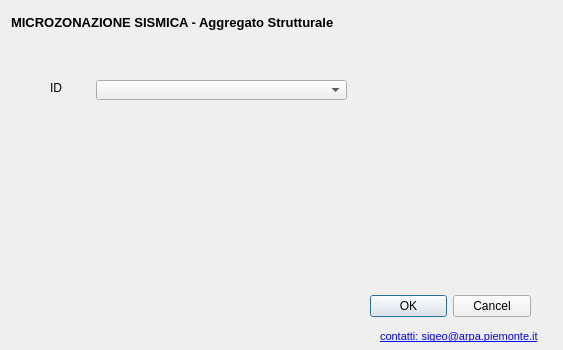
<?xml version="1.0" encoding="UTF-8"?>
<ui version="4.0">
 <class>Dialog</class>
 <widget class="QDialog" name="Dialog">
  <property name="geometry">
   <rect>
    <x>0</x>
    <y>0</y>
    <width>563</width>
    <height>350</height>
   </rect>
  </property>
  <property name="sizePolicy">
   <sizepolicy hsizetype="Fixed" vsizetype="Fixed">
    <horstretch>0</horstretch>
    <verstretch>0</verstretch>
   </sizepolicy>
  </property>
  <property name="minimumSize">
   <size>
    <width>563</width>
    <height>350</height>
   </size>
  </property>
  <property name="font">
   <font>
    <family>Arial</family>
   </font>
  </property>
  <property name="windowTitle">
   <string>Dialog</string>
  </property>
  <widget class="QDialogButtonBox" name="buttonBox">
   <property name="geometry">
    <rect>
     <x>370</x>
     <y>290</y>
     <width>161</width>
     <height>32</height>
    </rect>
   </property>
   <property name="orientation">
    <enum>Qt::Horizontal</enum>
   </property>
   <property name="standardButtons">
    <set>QDialogButtonBox::Cancel|QDialogButtonBox::Ok</set>
   </property>
  </widget>
  <widget class="QLabel" name="label_10">
   <property name="geometry">
    <rect>
     <x>20</x>
     <y>290</y>
     <width>91</width>
     <height>41</height>
    </rect>
   </property>
   <property name="text">
    <string/>
   </property>
   <property name="pixmap">
    <pixmap>resources/arpa.gif</pixmap>
   </property>
  </widget>
  <widget class="QLabel" name="label_16">
   <property name="geometry">
    <rect>
     <x>130</x>
     <y>290</y>
     <width>131</width>
     <height>41</height>
    </rect>
   </property>
   <property name="text">
    <string/>
   </property>
   <property name="pixmap">
    <pixmap>resources/rp.gif</pixmap>
   </property>
  </widget>
  <widget class="QLabel" name="label_17">
   <property name="geometry">
    <rect>
     <x>380</x>
     <y>330</y>
     <width>159</width>
     <height>13</height>
    </rect>
   </property>
   <property name="text">
    <string>&lt;!DOCTYPE HTML PUBLIC &quot;-//W3C//DTD HTML 4.0//EN&quot; &quot;http://www.w3.org/TR/REC-html40/strict.dtd&quot;&gt;
&lt;html&gt;&lt;head&gt;&lt;meta name=&quot;qrichtext&quot; content=&quot;1&quot; /&gt;&lt;style type=&quot;text/css&quot;&gt;
p, li { white-space: pre-wrap; }
&lt;/style&gt;&lt;/head&gt;&lt;body style=&quot; font-family:'Arial'; font-size:8.25pt; font-weight:400; font-style:normal;&quot;&gt;
&lt;p style=&quot; margin-top:0px; margin-bottom:0px; margin-left:0px; margin-right:0px; -qt-block-indent:0; text-indent:0px;&quot;&gt;&lt;a href=&quot;mailto:sigeo.arpa.piemonte.it&quot;&gt;&lt;span style=&quot; text-decoration: underline; color:#0000ff;&quot;&gt;contatti: sigeo@arpa.piemonte.it&lt;/span&gt;&lt;/a&gt;&lt;/p&gt;&lt;/body&gt;&lt;/html&gt;</string>
   </property>
  </widget>
  <widget class="QWidget" name="layoutWidget">
   <property name="geometry">
    <rect>
     <x>11</x>
     <y>11</y>
     <width>531</width>
     <height>22</height>
    </rect>
   </property>
   <layout class="QHBoxLayout" name="horizontalLayout">
    <item>
     <widget class="QLabel" name="label_6">
      <property name="font">
       <font>
        <pointsize>10</pointsize>
        <weight>75</weight>
        <bold>true</bold>
       </font>
      </property>
      <property name="text">
       <string>MICROZONAZIONE SISMICA - Aggregato Strutturale</string>
      </property>
     </widget>
    </item>
    <item>
     <spacer name="horizontalSpacer">
      <property name="orientation">
       <enum>Qt::Horizontal</enum>
      </property>
      <property name="sizeHint" stdset="0">
       <size>
        <width>40</width>
        <height>20</height>
       </size>
      </property>
     </spacer>
    </item>
   </layout>
  </widget>
  <widget class="QLabel" name="label">
   <property name="geometry">
    <rect>
     <x>50</x>
     <y>80</y>
     <width>16</width>
     <height>16</height>
    </rect>
   </property>
   <property name="text">
    <string>ID</string>
   </property>
  </widget>
  <widget class="QComboBox" name="id_as">
   <property name="geometry">
    <rect>
     <x>96</x>
     <y>80</y>
     <width>251</width>
     <height>20</height>
    </rect>
   </property>
  </widget>
  <zorder>layoutWidget</zorder>
  <zorder>buttonBox</zorder>
  <zorder>label_10</zorder>
  <zorder>label_16</zorder>
  <zorder>label_17</zorder>
  <zorder>label</zorder>
  <zorder>id_as</zorder>
 </widget>
 <tabstops>
  <tabstop>buttonBox</tabstop>
 </tabstops>
 <resources/>
 <connections>
  <connection>
   <sender>buttonBox</sender>
   <signal>accepted()</signal>
   <receiver>Dialog</receiver>
   <slot>accept()</slot>
   <hints>
    <hint type="sourcelabel">
     <x>248</x>
     <y>254</y>
    </hint>
    <hint type="destinationlabel">
     <x>157</x>
     <y>274</y>
    </hint>
   </hints>
  </connection>
  <connection>
   <sender>buttonBox</sender>
   <signal>rejected()</signal>
   <receiver>Dialog</receiver>
   <slot>reject()</slot>
   <hints>
    <hint type="sourcelabel">
     <x>316</x>
     <y>260</y>
    </hint>
    <hint type="destinationlabel">
     <x>286</x>
     <y>274</y>
    </hint>
   </hints>
  </connection>
 </connections>
</ui>
